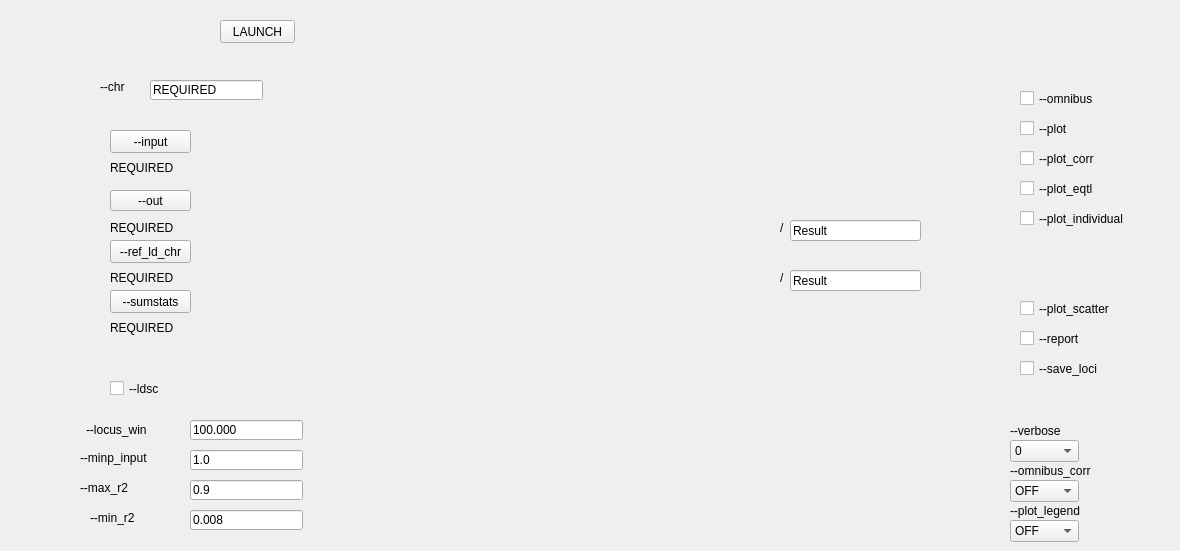
      <widget class="QWidget" name="tab_13">
       <attribute name="title">
        <string>Post Processing</string>
       </attribute>
       <widget class="QCheckBox" name="FPPPLOTEQTL">
        <property name="geometry">
         <rect>
          <x>1020</x>
          <y>180</y>
          <width>151</width>
          <height>17</height>
         </rect>
        </property>
        <property name="text">
         <string>--plot_eqtl	</string>
        </property>
       </widget>
       <widget class="QCheckBox" name="FPPPLOTINDIVIDUAL">
        <property name="geometry">
         <rect>
          <x>1020</x>
          <y>210</y>
          <width>151</width>
          <height>17</height>
         </rect>
        </property>
        <property name="text">
         <string>--plot_individual	</string>
        </property>
       </widget>
       <widget class="QCheckBox" name="FPPPLOT">
        <property name="geometry">
         <rect>
          <x>1020</x>
          <y>120</y>
          <width>131</width>
          <height>17</height>
         </rect>
        </property>
        <property name="text">
         <string>--plot</string>
        </property>
       </widget>
       <widget class="QCheckBox" name="FPPPLOTCORR">
        <property name="geometry">
         <rect>
          <x>1020</x>
          <y>150</y>
          <width>131</width>
          <height>17</height>
         </rect>
        </property>
        <property name="text">
         <string>--plot_corr	</string>
        </property>
       </widget>
       <widget class="QCheckBox" name="FPPREPORT">
        <property name="geometry">
         <rect>
          <x>1020</x>
          <y>330</y>
          <width>141</width>
          <height>17</height>
         </rect>
        </property>
        <property name="text">
         <string>--report	</string>
        </property>
       </widget>
       <widget class="QCheckBox" name="FPPSAVELOCI">
        <property name="geometry">
         <rect>
          <x>1020</x>
          <y>360</y>
          <width>141</width>
          <height>17</height>
         </rect>
        </property>
        <property name="text">
         <string>--save_loci	</string>
        </property>
       </widget>
       <widget class="QCheckBox" name="FPPPLOTSCATTER">
        <property name="geometry">
         <rect>
          <x>1020</x>
          <y>300</y>
          <width>151</width>
          <height>17</height>
         </rect>
        </property>
        <property name="text">
         <string>--plot_scatter	</string>
        </property>
       </widget>
       <widget class="QLabel" name="label_23">
        <property name="geometry">
         <rect>
          <x>1010</x>
          <y>420</y>
          <width>81</width>
          <height>21</height>
         </rect>
        </property>
        <property name="text">
         <string>--verbose	</string>
        </property>
       </widget>
       <widget class="QComboBox" name="FPPVERBOSE">
        <property name="geometry">
         <rect>
          <x>1010</x>
          <y>440</y>
          <width>69</width>
          <height>22</height>
         </rect>
        </property>
        <item>
         <property name="text">
          <string>0</string>
         </property>
        </item>
        <item>
         <property name="text">
          <string>1</string>
         </property>
        </item>
        <item>
         <property name="text">
          <string>2</string>
         </property>
        </item>
       </widget>
       <widget class="QLabel" name="label_24">
        <property name="geometry">
         <rect>
          <x>100</x>
          <y>80</y>
          <width>47</width>
          <height>13</height>
         </rect>
        </property>
        <property name="text">
         <string>--chr</string>
        </property>
       </widget>
       <widget class="QLineEdit" name="FPPCHR">
        <property name="geometry">
         <rect>
          <x>150</x>
          <y>80</y>
          <width>113</width>
          <height>20</height>
         </rect>
        </property>
        <property name="text">
         <string>REQUIRED</string>
        </property>
       </widget>
       <widget class="QPushButton" name="FPPINPUT">
        <property name="geometry">
         <rect>
          <x>110</x>
          <y>130</y>
          <width>81</width>
          <height>23</height>
         </rect>
        </property>
        <property name="text">
         <string>--input</string>
        </property>
       </widget>
       <widget class="QLabel" name="FPPINPUTLABEL">
        <property name="geometry">
         <rect>
          <x>110</x>
          <y>160</y>
          <width>771</width>
          <height>16</height>
         </rect>
        </property>
        <property name="text">
         <string>REQUIRED</string>
        </property>
       </widget>
       <widget class="QLabel" name="FPPOUTLABEL">
        <property name="geometry">
         <rect>
          <x>110</x>
          <y>220</y>
          <width>661</width>
          <height>16</height>
         </rect>
        </property>
        <property name="text">
         <string>REQUIRED</string>
        </property>
       </widget>
       <widget class="QPushButton" name="FPPREFLDCHR">
        <property name="geometry">
         <rect>
          <x>110</x>
          <y>240</y>
          <width>81</width>
          <height>23</height>
         </rect>
        </property>
        <property name="text">
         <string>--ref_ld_chr</string>
        </property>
       </widget>
       <widget class="QPushButton" name="FPPSUMSTATS">
        <property name="geometry">
         <rect>
          <x>110</x>
          <y>290</y>
          <width>81</width>
          <height>23</height>
         </rect>
        </property>
        <property name="text">
         <string>--sumstats</string>
        </property>
       </widget>
       <widget class="QCheckBox" name="FPPLDSC">
        <property name="geometry">
         <rect>
          <x>110</x>
          <y>380</y>
          <width>71</width>
          <height>17</height>
         </rect>
        </property>
        <property name="text">
         <string>--ldsc</string>
        </property>
       </widget>
       <widget class="QLineEdit" name="FPPLOCUSWIN">
        <property name="geometry">
         <rect>
          <x>190</x>
          <y>420</y>
          <width>113</width>
          <height>20</height>
         </rect>
        </property>
        <property name="text">
         <string>100.000</string>
        </property>
       </widget>
       <widget class="QLabel" name="label_51">
        <property name="geometry">
         <rect>
          <x>86</x>
          <y>420</y>
          <width>91</width>
          <height>20</height>
         </rect>
        </property>
        <property name="text">
         <string>--locus_win</string>
        </property>
       </widget>
       <widget class="QLineEdit" name="FPPMINPINPUT">
        <property name="geometry">
         <rect>
          <x>190</x>
          <y>450</y>
          <width>113</width>
          <height>20</height>
         </rect>
        </property>
        <property name="text">
         <string>1.0</string>
        </property>
       </widget>
       <widget class="QLabel" name="label_52">
        <property name="geometry">
         <rect>
          <x>80</x>
          <y>450</y>
          <width>101</width>
          <height>16</height>
         </rect>
        </property>
        <property name="text">
         <string>--minp_input</string>
        </property>
       </widget>
       <widget class="QLineEdit" name="FPPMAXR2">
        <property name="geometry">
         <rect>
          <x>190</x>
          <y>480</y>
          <width>113</width>
          <height>20</height>
         </rect>
        </property>
        <property name="text">
         <string>0.9</string>
        </property>
       </widget>
       <widget class="QLabel" name="label_54">
        <property name="geometry">
         <rect>
          <x>80</x>
          <y>480</y>
          <width>91</width>
          <height>16</height>
         </rect>
        </property>
        <property name="text">
         <string>--max_r2</string>
        </property>
       </widget>
       <widget class="QLineEdit" name="FPPMINR2">
        <property name="geometry">
         <rect>
          <x>190</x>
          <y>510</y>
          <width>113</width>
          <height>20</height>
         </rect>
        </property>
        <property name="text">
         <string>0.008</string>
        </property>
       </widget>
       <widget class="QLabel" name="label_55">
        <property name="geometry">
         <rect>
          <x>90</x>
          <y>510</y>
          <width>91</width>
          <height>16</height>
         </rect>
        </property>
        <property name="text">
         <string>--min_r2</string>
        </property>
       </widget>
       <widget class="QComboBox" name="FPPOMNIBUSCORR">
        <property name="geometry">
         <rect>
          <x>1010</x>
          <y>480</y>
          <width>69</width>
          <height>22</height>
         </rect>
        </property>
        <item>
         <property name="text">
          <string>OFF</string>
         </property>
        </item>
        <item>
         <property name="text">
          <string>best</string>
         </property>
        </item>
        <item>
         <property name="text">
          <string>blup</string>
         </property>
        </item>
        <item>
         <property name="text">
          <string>bslmm</string>
         </property>
        </item>
        <item>
         <property name="text">
          <string>enet</string>
         </property>
        </item>
        <item>
         <property name="text">
          <string>lasso</string>
         </property>
        </item>
        <item>
         <property name="text">
          <string>top1</string>
         </property>
        </item>
       </widget>
       <widget class="QLabel" name="label_56">
        <property name="geometry">
         <rect>
          <x>1010</x>
          <y>460</y>
          <width>121</width>
          <height>21</height>
         </rect>
        </property>
        <property name="text">
         <string>--omnibus_corr</string>
        </property>
       </widget>
       <widget class="QCheckBox" name="FPPOMNIBUS">
        <property name="geometry">
         <rect>
          <x>1020</x>
          <y>90</y>
          <width>131</width>
          <height>17</height>
         </rect>
        </property>
        <property name="text">
         <string>--omnibus</string>
        </property>
       </widget>
       <widget class="QLabel" name="FPPREFLDCHRLABEL">
        <property name="geometry">
         <rect>
          <x>110</x>
          <y>270</y>
          <width>661</width>
          <height>16</height>
         </rect>
        </property>
        <property name="text">
         <string>REQUIRED</string>
        </property>
       </widget>
       <widget class="QLabel" name="FPPSUMSTATSLABEL">
        <property name="geometry">
         <rect>
          <x>110</x>
          <y>320</y>
          <width>811</width>
          <height>16</height>
         </rect>
        </property>
        <property name="text">
         <string>REQUIRED</string>
        </property>
       </widget>
       <widget class="QPushButton" name="FPPLAUNCH">
        <property name="geometry">
         <rect>
          <x>220</x>
          <y>20</y>
          <width>75</width>
          <height>23</height>
         </rect>
        </property>
        <property name="text">
         <string>LAUNCH</string>
        </property>
       </widget>
       <widget class="QPushButton" name="FPPOUT">
        <property name="geometry">
         <rect>
          <x>110</x>
          <y>190</y>
          <width>81</width>
          <height>21</height>
         </rect>
        </property>
        <property name="styleSheet">
         <string notr="true"/>
        </property>
        <property name="text">
         <string>--out</string>
        </property>
       </widget>
       <widget class="QLineEdit" name="FPPOUTFILE">
        <property name="geometry">
         <rect>
          <x>790</x>
          <y>220</y>
          <width>131</width>
          <height>21</height>
         </rect>
        </property>
        <property name="text">
         <string>Result</string>
        </property>
       </widget>
       <widget class="QLabel" name="MPXPHENLABEL_25">
        <property name="geometry">
         <rect>
          <x>780</x>
          <y>220</y>
          <width>16</width>
          <height>16</height>
         </rect>
        </property>
        <property name="text">
         <string>/</string>
        </property>
       </widget>
       <widget class="QLineEdit" name="FPPREFLDCHRFILE">
        <property name="geometry">
         <rect>
          <x>790</x>
          <y>270</y>
          <width>131</width>
          <height>21</height>
         </rect>
        </property>
        <property name="text">
         <string>Result</string>
        </property>
       </widget>
       <widget class="QLabel" name="MPXPHENLABEL_31">
        <property name="geometry">
         <rect>
          <x>780</x>
          <y>270</y>
          <width>16</width>
          <height>16</height>
         </rect>
        </property>
        <property name="text">
         <string>/</string>
        </property>
       </widget>
       <widget class="QComboBox" name="FPPPLOTLEGEND">
        <property name="geometry">
         <rect>
          <x>1010</x>
          <y>520</y>
          <width>69</width>
          <height>22</height>
         </rect>
        </property>
        <item>
         <property name="text">
          <string>OFF</string>
         </property>
        </item>
        <item>
         <property name="text">
          <string>all</string>
         </property>
        </item>
        <item>
         <property name="text">
          <string>joint</string>
         </property>
        </item>
       </widget>
       <widget class="QLabel" name="label_26">
        <property name="geometry">
         <rect>
          <x>1010</x>
          <y>500</y>
          <width>111</width>
          <height>21</height>
         </rect>
        </property>
        <property name="text">
         <string>--plot_legend</string>
        </property>
       </widget>
      </widget>
